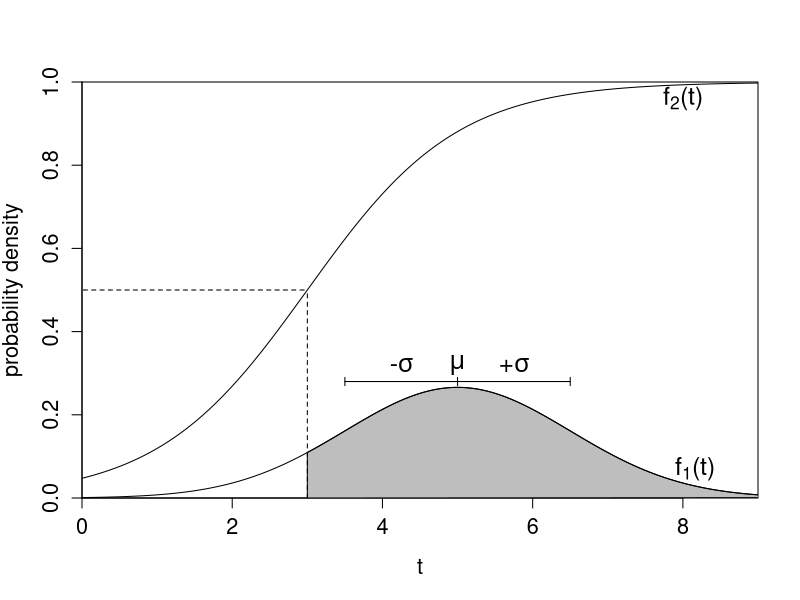
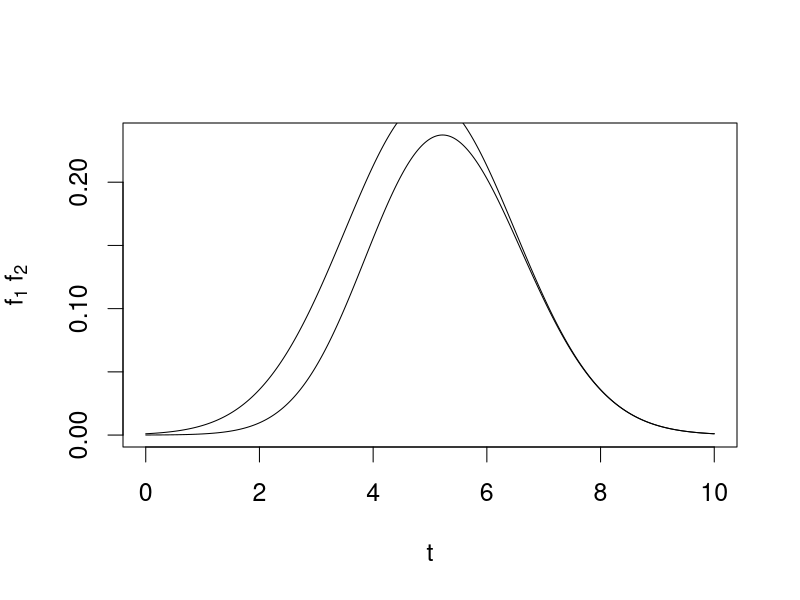

These charts were generated, in order, by the following R code:
## ---- chunk 1
x <- seq(0, 10, 0.01)
alpha <- 3
beta <- -1
lambda <- 1
t <- dnorm(x, 5, 1.5)
y <- lambda / (1 + exp(alpha + beta * x))
tp <- x[which.min(abs(y - 0.5))]

plot(NULL, xlim = c(0, 9), ylim = c(0, 1), xlab = "t",
	 ylab = "probability density",
	 xaxs = "i", yaxs = "i", cex.axis = 1.3, cex.lab = 1.3)

polygon(c(tp, x[x >= tp]), c(0, t[x >= tp]), col = "gray")
lines(x = x, y = t)
lines(x = x, y = y)

# Lines pointing out 0.5 threshold
segments(tp, 0, tp, 0.5, lty = 2)
segments(-1000, 0.5, tp, 0.5, lty = 2)

# Horizontal line
segments(3.5, 0.28, 6.5, 0.28)

# Wagaman reference lines
segments(3.5, 0.27, 3.5, 0.29)
segments(5.0, 0.27, 5.0, 0.29)
segments(6.5, 0.27, 6.5, 0.29)

# Text labels
par(cex = 1.5)
text(x = 8, y = 0.96, labels = expression("f"[2]*"(t)"))
text(x = 8.16, y = 0.07, labels = expression("f"[1]*"(t)"))
text(x = 5, y = 0.32, labels = expression(mu))
text(x = 4.25, y = 0.32, labels = expression("-"*sigma))
text(x = 5.75, y = 0.32, labels = expression("+"*sigma))
## ---- chunk 2
plot(
	x,
	t * y,
	xlab = "t",
	ylab = expression("f"[1]*" f"[2]),
	type = "l"
)
lines(x, t)
